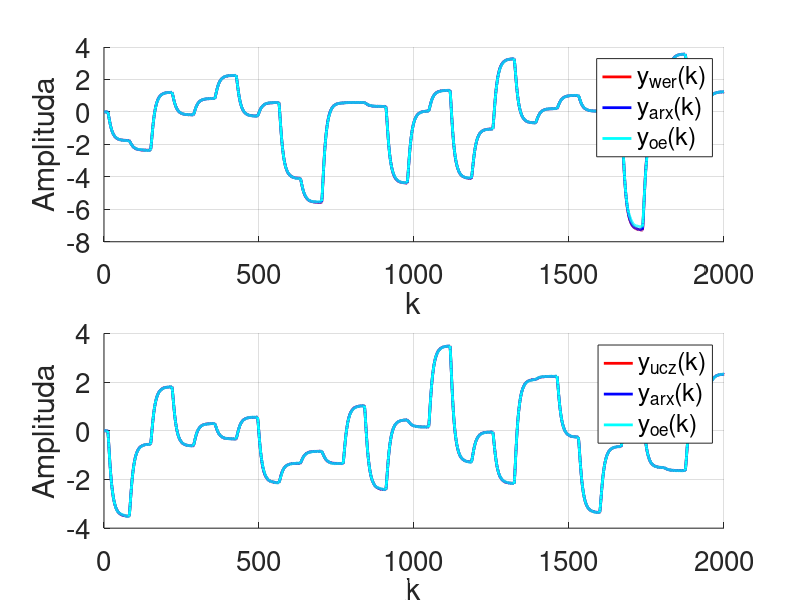

The MATLAB script that drew this image:
%Michał Stolarz
%Projekt nr 2 MODI

koniec = 2000;
k = 1:koniec;
%ZAD A
%pobranie danych uczących
fileID = fopen('danedynucz41.txt','r');
formatSpec = '%g';
sizeA = [2 Inf];
A = fscanf(fileID,formatSpec,sizeA);
fclose(fileID);
A=A'

%wykres
X_ucz=A(1:end,1);
Y_ucz=A(1:end,2);


%pobranie danych weryfikacyjnych
fileID = fopen('danedynwer41.txt','r');
formatSpec = '%g';
sizeA = [2 Inf];


A = fscanf(fileID,formatSpec,sizeA)
fclose(fileID);
A=A'

%wykres
X_wer=A(1:end,1);
Y_wer=A(1:end,2);



%rząd 
r = 4%rząd dynamiki
r_w = 5; %stopień wielomianu dla r=2 i r_w=4 najlepsze, dla r=3 i r_w=4 jescze lepsze

Dane_ucz=[X_ucz, Y_ucz];
Dane_wer=[X_wer, Y_wer];
P=length(Dane_ucz);
Y_ucz_wy=Dane_ucz(r+1:P,2);

%Tworzenie uniwersalnej macierzy M
M=zeros(length(Dane_ucz)-r, 2*r*r_w);
for i=1:r
    for j=1:r_w
        M(:,r_w*i-r_w+j)=Dane_ucz((r-(i-1)):(P-i),1).^j;
        M(:,r_w*i-r_w+j+r*r_w)=Dane_ucz((r-(i-1)):(P-i),2).^j;
    end
end
w=M\Y_ucz_wy;
n=length(w)/2;

%rekurencja
y_mod_oe = zeros(P,1);
%bez rekurencji
y_mod_arx = zeros(P,1);
%rekurencja
y_mod_oe_wer = zeros(P,1);
%bez rekurencji
y_mod_arx_wer = zeros(P,1);

%{
for k=r+1:P
    for m=1:r
        y_mod_oe(k)=y_mod_oe(k)+w(m)*Dane_ucz(k-m,1)+w(m+n)*y_mod_oe(k-m);%rekurencja dane ucz
        
        y_mod_oe_wer(k)=y_mod_oe_wer(k)+w(m)*Dane_wer(k-m,1)+w(m+n)*y_mod_oe_wer(k-m);%rekurencja dane wer
        
        y_mod_arx(k)=y_mod_arx(k)+w(m)*Dane_ucz(k-m,1)+w(m+n)*Dane_ucz(k-m,2);%nie rekurencja dane ucz
        
        y_mod_arx_wer(k)=y_mod_arx_wer(k)+w(m)*Dane_wer(k-m,1)+w(m+n)*Dane_wer(k-m,2);%nie rekurencja dane ucz
        
    end
end
%}

no = 0
for k=r+1:P
    no=0
    for i=1:r
        for j=1:r_w
            
            no=no+1
            
            y_mod_arx(k) = y_mod_arx(k) + w(no)*Dane_ucz((r-(i-1)+k-(r+1)),1)^j + w(no+n)*Dane_ucz((r-(i-1)+k-(r+1)),2)^j;
            
            y_mod_arx_wer(k) = y_mod_arx_wer(k) + w(no)*Dane_wer((r-(i-1)+k-(r+1)),1)^j + w(no+n)*Dane_wer((r-(i-1)+k-(r+1)),2)^j;
            
            y_mod_oe(k) = y_mod_oe(k) + w(no)*Dane_ucz((r-(i-1)+k-(r+1)),1)^j + w(no+n)*y_mod_oe((r-(i-1)+k-(r+1)))^j;
            
            y_mod_oe_wer(k) = y_mod_oe_wer(k) + w(no)*Dane_wer((r-(i-1)+k-(r+1)),1)^j + w(no+n)*y_mod_oe_wer((r-(i-1)+k-(r+1)))^j;
            
        end
    end
end

%błąd bez rekurencji dla Dane_ucz
Err_biter_ucz=(norm(y_mod_arx(r+1:P)-Y_ucz(r+1:P)))^2

%bład z rekurencją dla Dane_ucz
Err_iter_ucz=(norm(y_mod_oe(r+1:P)-Y_ucz(r+1:P)))^2

%błąd bez rekurencji dla Dane_wer
Err_biter_wer=(norm(y_mod_arx_wer(r+1:P)-Y_wer(r+1:P)))^2

%bład z rekurencją dla Dane_wer
Err_iter_wer=(norm(y_mod_oe_wer(r+1:P)-Y_wer(r+1:P)))^2

k = 1:P;

%rysowanie wykresów dane uczace
    subplot(2,1,1)
   hold on
   grid on
    plot(k,Y_wer,'red')
    plot(k,y_mod_arx_wer,'blue')
    plot(k,y_mod_oe_wer,'cyan')
   legend('y_{wer}(k)','y_{arx}(k)','y_{oe}(k)')
   set(gca,'FontSize',20)
   set(findall(gca, 'Type', 'Line'),'LineWidth',2);
    xlabel('k');
    ylabel('Amplituda');
  hold off
    
    subplot(2,1,2)
    hold on
    grid on
    plot(k,Y_ucz,'red')
    plot(k,y_mod_arx,'blue')
    plot(k,y_mod_oe,'cyan')
    legend('y_{ucz}(k)','y_{arx}(k)','y_{oe}(k)')
    set(gca,'FontSize',20)
    set(findall(gca, 'Type', 'Line'),'LineWidth',2);
    xlabel('k');
    ylabel('Amplituda');
   hold off
    
    